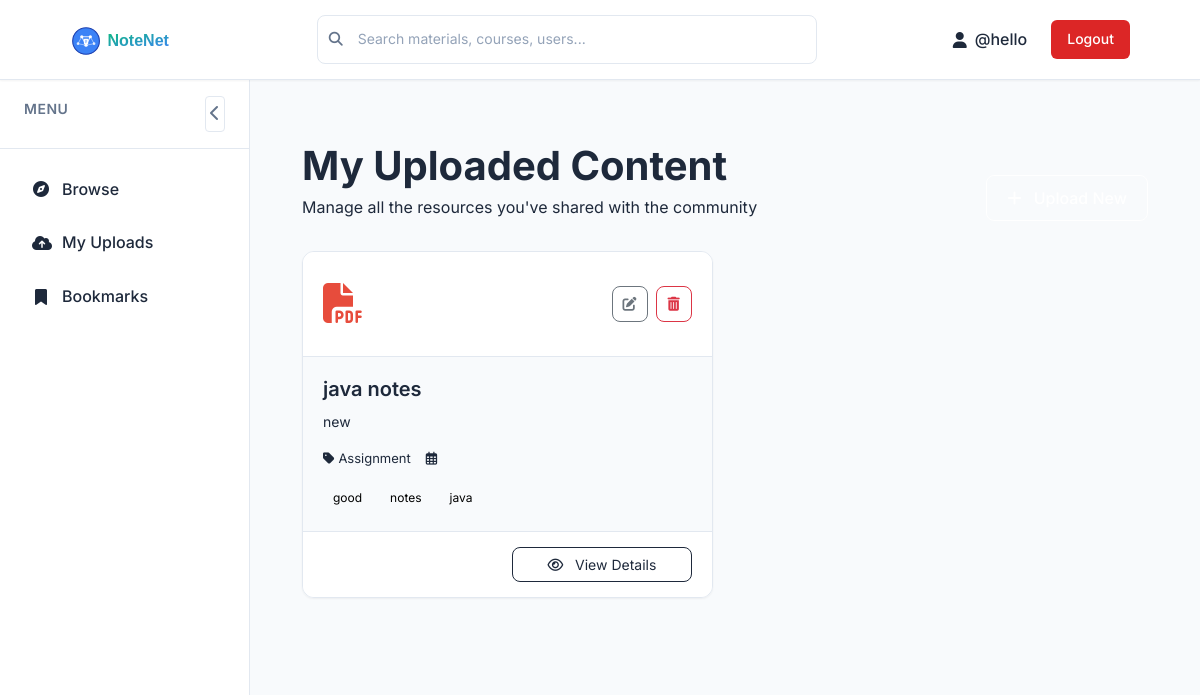
The page /myupload/ (signed in) on the database its author committed.
### content/models.py (models this page shows, shortened)
class Content(models.Model):
    author = models.ForeignKey(User, on_delete=models.CASCADE, related_name='contents')
    name = models.CharField(max_length=200)
    desc = models.TextField(verbose_name="Description")
    content_type = models.CharField(max_length=10, choices=ContentType.choices)
    date = models.DateTimeField(auto_now_add=True)
    updated_at = models.DateTimeField(auto_now=True)  # Track updates
    tags = models.CharField(max_length=200, help_text="Comma-separated (3-5 tags)")
    file = models.FileField(upload_to='notes/', blank=True, null=True)
    is_public = models.BooleanField(default=True)
    download_count = models.PositiveIntegerField(default=0)
    rate = models.DecimalField(max_digits=2, decimal_places=1, default=0.0, editable=False)
    class Meta:
        ordering = ['-date']
        indexes = [
            models.Index(fields=['content_type', 'date']),
            models.Index(fields=['author', 'is_public']),
        ]
    def tag_list(self):
        return [tag.strip() for tag in self.tags.split(',') if tag.strip()]

### content/views.py (the view)
# urls.py: path('myupload/', views.my_upload, name='my_upload'),
@login_required
def my_upload(request):
    data = Content.objects.filter(author=request.user)
    return render(request, 'content/myupload.html', {'data': data})

### content/templates/content/myupload.html (shortened to what this page needs)
{% extends 'layout.html' %}
{% block content %}
<div class="uploads-container">
    <div class="uploads-header">
        <div class="header-content">
            <h1 class="uploads-title">My Uploaded Content</h1>
            <p class="uploads-subtitle">Manage all the resources you've shared with the community</p>
        </div>
        <a href="{% url 'content_create' %}" class="btn btn-primary upload-new-btn">
            <i class="fas fa-plus me-2"></i> Upload New
        </a>
    </div>
    {% if data %}
    <div class="uploads-grid">
        {% for content in data %}
        <div class="upload-card">
            <div class="card-header">
                <div class="file-type-icon">
                    {% if content.file.name|slice:"-4:" == '.pdf' %}
                        <i class="fas fa-file-pdf pdf-icon"></i>
                    {% elif content.file.name|slice:"-5:" == '.docx' %}
                        <i class="fas fa-file-word word-icon"></i>
                    {% elif content.file.name|slice:"-4:" == '.zip' %}
                        <i class="fas fa-file-archive archive-icon"></i>
                    {% else %}
                        <i class="fas fa-file-alt generic-icon"></i>
                    {% endif %}
                </div>
                <div class="card-actions">
                    <a href="{% url 'content_edit' content.id %}" class="btn btn-sm btn-outline-secondary action-btn" title="Edit">
                        <i class="fas fa-edit"></i>
                    </a>
                    <form action="{% url 'content_delete' content.id %}" method="post" class="d-inline" onsubmit="return confirm('Are you sure you want to delete this content?');">
                        <button type="submit" class="btn btn-sm btn-outline-danger action-btn" title="Delete">
                            <i class="fas fa-trash-alt"></i>
                        </button>
                    </form>
                </div>
            </div>
            <div class="card-body">
                <h5 class="content-title">{{ content.name }}</h5>
                <p class="content-description">{{ content.desc|truncatechars:150 }}</p>
                <div class="content-meta">
                    <span class="meta-item">
                        <i class="fas fa-tag me-1"></i> {{ content.get_content_type_display }}
                    </span>
                    <span class="meta-item">
                        <i class="far fa-calendar-alt me-1"></i> {{ content.created_at|date:"M d, Y" }}
                    </span>
                </div>
                {% if content.tags %}
                <div class="content-tags">
                    {% for tag in content.tag_list|slice:":3" %}
                    <span class="tag">{{ tag }}</span>
                    {% endfor %}
                </div>
                {% endif %}
            </div>
            <div class="card-footer">
                <a href="{{ content.file }}" class="btn btn-primary download-btn" target="_blank" download>
                    <i class="fas fa-download me-2"></i> Download
                </a>
                <a href="{% url 'content_detail' content.id %}" class="btn btn-outline-secondary view-btn">
                    <i class="far fa-eye me-2"></i> View Details
                </a>
            </div>
        </div>
        {% endfor %}
    </div>
    {% endif %}
</div>
{% endblock %}

### templates/layout.html (shortened to what this page needs)
{% load static %}
<!DOCTYPE html>
<html lang="en">
<head>
    <link href="https://cdn.jsdelivr.net/npm/bootstrap@5.3.0/dist/css/bootstrap.min.css" rel="stylesheet">
    <link rel="stylesheet" href="https://cdnjs.cloudflare.com/ajax/libs/font-awesome/6.5.0/css/all.min.css">
    <link rel="stylesheet" href="{% static 'css/layout.css' %}">
</head>
<body>
    <header class="navbar">
        <a href="{% url 'home' %}" class="navbar-brand desktop-logo">
        <img src="{% static 'images/logo.svg' %}" alt="Logo">
    </a>
        <div class="search-container">
            <div class="search-bar">
                <form method="get" action="{% url 'content_list' %}" id="searchForm">
                    <input type="text"
                           name="search"
                           id="searchInput"
                           placeholder="Search materials, courses, users..."
                           value="{{ request.GET.search }}"
                           autocomplete="off">
                    <i class="fas fa-search search-icon"></i>
                </form>
            </div>
        </div>
        <div class="nav-actions desktop-only">
            {% if user.is_authenticated %}
                <a href="{% url 'profileview' request.user.id %}" class="user-info">
                    <i class="fas fa-user"></i>
                    <span>{{ user.username }}</span>
                </a>
                <form method="post" action="{% url 'logout' %}" class="logout-form">
                    <button type="submit" class="btn-logout">Logout</button>
                </form>
            {% else %}
                <div class="auth-buttons">
                    <a href="{% url 'login' %}" class="btn-login">Login</a>
                    <a href="{% url 'register' %}" class="btn-signup">Sign Up</a>
                </div>
            {% endif %}
        </div>
    </header>
    <div class="main-container">
        <aside class="sidebar" id="sidebar">
            <div class="sidebar-header">
                <h3>Menu</h3>
                <button class="toggle-btn" id="sidebarToggle">
                    <i class="fas fa-chevron-left"></i>
                </button>
            </div>
            <ul class="sidebar-menu">
                <li>
                    <a href="{% url 'home' %}" class="{% if request.path == '/' %}active{% endif %}">
                        <i class="fas fa-compass"></i>
                        <span>Browse</span>
                    </a>
                </li>
                {% if user.is_authenticated %}
                <li>
                    <a href="{% url 'my_upload' %}" class="{% if request.path == '/my-uploads/' %}active{% endif %}">
                        <i class="fas fa-cloud-upload-alt"></i>
                        <span>My Uploads</span>
                    </a>
                </li>
                <li>
                    <a href="{% url 'my_bookmarks' %}" class="{% if request.path == '/bookmarks/' %}active{% endif %}">
                        <i class="fas fa-bookmark"></i>
                        <span>Bookmarks</span>
                    </a>
                </li>
                {% endif %}
            </ul>
        </aside>
        <main class="main-content">
            {% block content %}{% endblock %}
        </main>
    </div>
</body>
</html>

### static/css/layout.css (style rules this page uses)
:root { --primary-color: #2563eb; --primary-hover: #1d4ed8; --danger-color: #dc2626; --success-color: #16a34a; --warning-color: #ca8a04; --bg-color: #f8fafc; --surface-color: #ffffff; --border-color: #e2e8f0; --text-color: #1e293b; --text-muted: #64748b; --text-light: #94a3b8; --shadow-sm: 0 1px 2px 0 rgba(0, 0, 0, 0.05); --shadow-md: 0 4px 6px -1px rgba(0, 0, 0, 0.1); --shadow-lg: 0 10px 15px -3px rgba(0, 0, 0, 0.1); --navbar-height: 80px; --sidebar-width: 250px; --sidebar-collapsed-width: 60px; }
* { margin: 0; padding: 0; box-sizing: border-box; }
body { font-family: 'Inter', sans-serif; background-color: var(--bg-color); color: var(--text-color); line-height: 1.6; }
.navbar { background-color: var(--surface-color); border-bottom: 1px solid var(--border-color); box-shadow: var(--shadow-sm); height: var(--navbar-height); display: flex; align-items: center; padding: 0 1rem; position: sticky; justify-content: space-around; top: 0px; z-index: 1000; }
.navbar-brand { font-size: 1.5rem; font-weight: 600; color: var(--primary-color); text-decoration: none; display: flex; align-items: center; margin-right: 2rem; }
.navbar-brand img { height: 32px; }
.search-container { flex: 1; max-width: 500px; position: relative; }
.search-bar { position: relative; width: 100%; }
.search-bar input { width: 100%; padding: 0.75rem 2.5rem 0.75rem 2.5rem; border: 1px solid var(--border-color); border-radius: 8px; font-size: 0.875rem; background-color: var(--surface-color); transition: all 0.2s ease; }
.search-icon { position: absolute; left: 0.75rem; top: 50%; transform: translateY(-50%); color: var(--text-muted); font-size: 0.875rem; }
.nav-actions { display: flex; align-items: center; gap: 0.75rem; margin-left: 1rem; }
.desktop-only { display: flex; }
.user-info { display: flex; align-items: center; gap: 0.5rem; color: var(--text-color); font-weight: 500; text-decoration: none; padding: 0.5rem 0.75rem; border-radius: 6px; transition: all 0.2s ease; }
.btn-logout { background: var(--danger-color); color: white; padding: 0.5rem 1rem; border: none; border-radius: 6px; font-weight: 500; font-size: 0.875rem; cursor: pointer; transition: all 0.2s ease; }
.main-container { display: flex; min-height: calc(100vh - var(--navbar-height)); }
.sidebar { width: var(--sidebar-width); background-color: var(--surface-color); border-right: 1px solid var(--border-color); height: calc(100vh - var(--navbar-height)); position: sticky; top: var(--navbar-height); overflow-y: auto; display: flex; flex-direction: column; }
.sidebar-header { padding: 1rem 1.5rem; border-bottom: 1px solid var(--border-color); display: flex; align-items: center; justify-content: space-between; }
.sidebar-header h3 { font-size: 0.875rem; font-weight: 600; color: var(--text-muted); text-transform: uppercase; letter-spacing: 0.5px; }
.toggle-btn { background: none; border: 1px solid var(--border-color); color: var(--text-muted); padding: 0.25rem; border-radius: 4px; cursor: pointer; transition: all 0.2s ease; }
.sidebar-menu { list-style: none; padding: 1rem; flex: 1; }
.sidebar-menu li { margin-bottom: 0.25rem; }
.sidebar-menu a { display: flex; align-items: center; padding: 0.75rem 1rem; color: var(--text-color); text-decoration: none; border-radius: 6px; transition: all 0.2s ease; font-weight: 500; }
.sidebar-menu i { margin-right: 0.75rem; width: 18px; text-align: center; }
.main-content { flex: 1; padding: 2rem; background-color: var(--bg-color); min-height: calc(100vh - var(--navbar-height)); }
input, select, textarea { width: 100%; padding: 0.75rem; border: 1px solid var(--border-color); border-radius: 6px; font-size: 0.875rem; background-color: var(--surface-color); color: var(--text-color); transition: all 0.2s ease; }
input::placeholder, textarea::placeholder { color: var(--text-light); }
a { color: var(--primary-color); text-decoration: none; transition: color 0.2s ease; }
.desktop-logo { display: inline-block; }

### rows shown on the page
Content: name "java notes", desc "new", content_type "Assignment", tag_list "good" "notes" "java"

### other values the page prints
{{ user.username }} "@hello"
